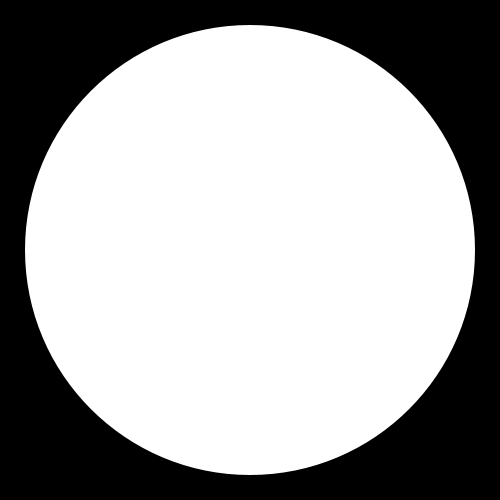
Frame 1 (no input)
Frame 60 (the mouse pressed at the canvas centre just before this capture): identical to frame 1, image omitted
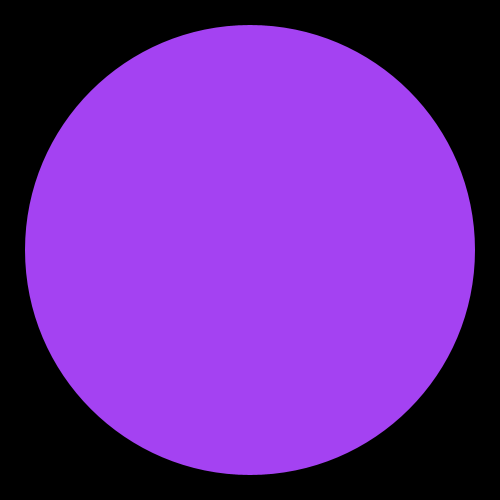
Frame 120 (the mouse held since frame 60 and released just before this capture)

The Processing sketch that drew these frames (run headless with seeded random() and noise(); from frame 60 on, the mouse is pressed at the canvas centre):

// Processing sketch: colorsPush
// ── colorsPush.pde
//Ejemplo de interacción de cambio de colores cuando se presiona la pantalla touch.
//Parte del experimento de videomapping casero, utilizando la app Processing for iOS.

int colors;

void setup() {
  size(500, 500);  //Utilizar esta función de size() para Processing en la computadora.
  //size(screenWidth, screenHeight);  //Utilizar esta función de size() para Processing for iOS.
  noStroke();
  colors = 255;
}

void draw() {
  background(0);
  fill(colors);
  ellipse(width/2, height/2, width-50, width-50);
}

void mousePressed() {
  colors = color(random(255), random(255), random(255));
}
